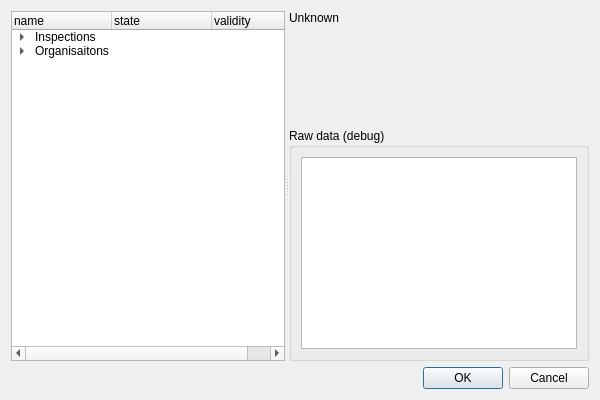
<?xml version="1.0" encoding="UTF-8"?>
<ui version="4.0">
 <class>Dialog</class>
 <widget class="QDialog" name="Dialog">
  <property name="geometry">
   <rect>
    <x>0</x>
    <y>0</y>
    <width>600</width>
    <height>400</height>
   </rect>
  </property>
  <property name="sizePolicy">
   <sizepolicy hsizetype="MinimumExpanding" vsizetype="MinimumExpanding">
    <horstretch>0</horstretch>
    <verstretch>0</verstretch>
   </sizepolicy>
  </property>
  <property name="minimumSize">
   <size>
    <width>600</width>
    <height>400</height>
   </size>
  </property>
  <property name="windowTitle">
   <string>TWW interlis import</string>
  </property>
  <layout class="QVBoxLayout" name="verticalLayout">
   <item>
    <widget class="QSplitter" name="splitter">
     <property name="orientation">
      <enum>Qt::Horizontal</enum>
     </property>
     <widget class="QTreeWidget" name="treeWidget">
      <property name="sizePolicy">
       <sizepolicy hsizetype="Expanding" vsizetype="Preferred">
        <horstretch>0</horstretch>
        <verstretch>0</verstretch>
       </sizepolicy>
      </property>
      <property name="headerHidden">
       <bool>false</bool>
      </property>
      <attribute name="headerStretchLastSection">
       <bool>false</bool>
      </attribute>
      <column>
       <property name="text">
        <string>name</string>
       </property>
      </column>
      <column>
       <property name="text">
        <string>state</string>
       </property>
      </column>
      <column>
       <property name="text">
        <string>validity</string>
       </property>
      </column>
      <item>
       <property name="text">
        <string>Inspections</string>
       </property>
       <property name="text">
        <string/>
       </property>
       <property name="text">
        <string/>
       </property>
       <item>
        <property name="text">
         <string>a</string>
        </property>
        <property name="text">
         <string/>
        </property>
        <property name="text">
         <string/>
        </property>
       </item>
       <item>
        <property name="text">
         <string>b</string>
        </property>
        <property name="text">
         <string/>
        </property>
        <property name="text">
         <string/>
        </property>
       </item>
       <item>
        <property name="text">
         <string>c</string>
        </property>
        <property name="text">
         <string/>
        </property>
        <property name="text">
         <string/>
        </property>
       </item>
      </item>
      <item>
       <property name="text">
        <string>Organisaitons</string>
       </property>
       <property name="text">
        <string/>
       </property>
       <property name="text">
        <string/>
       </property>
       <item>
        <property name="text">
         <string>a</string>
        </property>
        <property name="text">
         <string/>
        </property>
        <property name="text">
         <string/>
        </property>
       </item>
       <item>
        <property name="text">
         <string>b</string>
        </property>
        <property name="text">
         <string/>
        </property>
        <property name="text">
         <string/>
        </property>
       </item>
       <item>
        <property name="text">
         <string>c</string>
        </property>
        <property name="text">
         <string/>
        </property>
        <property name="text">
         <string/>
        </property>
       </item>
      </item>
     </widget>
     <widget class="QWidget" name="layoutWidget">
      <layout class="QVBoxLayout" name="verticalLayout_2">
       <item>
        <widget class="QLabel" name="validityLabel">
         <property name="styleSheet">
          <string notr="true">b</string>
         </property>
         <property name="text">
          <string>Unknown</string>
         </property>
         <property name="wordWrap">
          <bool>true</bool>
         </property>
         <property name="margin">
          <number>7</number>
         </property>
        </widget>
       </item>
       <item>
        <widget class="QStackedWidget" name="stackedWidget">
         <widget class="QWidget" name="page"/>
         <widget class="QWidget" name="page_2"/>
        </widget>
       </item>
       <item>
        <widget class="QgsCollapsibleGroupBox" name="debugGroupBox">
         <property name="title">
          <string>Raw data (debug)</string>
         </property>
         <property name="collapsed" stdset="0">
          <bool>true</bool>
         </property>
         <layout class="QVBoxLayout" name="verticalLayout_3">
          <item>
           <widget class="QTextEdit" name="debugTextEdit"/>
          </item>
         </layout>
        </widget>
       </item>
      </layout>
     </widget>
    </widget>
   </item>
   <item>
    <widget class="QDialogButtonBox" name="buttonBox">
     <property name="orientation">
      <enum>Qt::Horizontal</enum>
     </property>
     <property name="standardButtons">
      <set>QDialogButtonBox::Cancel|QDialogButtonBox::Ok</set>
     </property>
    </widget>
   </item>
  </layout>
 </widget>
 <customwidgets>
  <customwidget>
   <class>QgsCollapsibleGroupBox</class>
   <extends>QGroupBox</extends>
   <header>qgscollapsiblegroupbox.h</header>
   <container>1</container>
  </customwidget>
 </customwidgets>
 <resources/>
 <connections>
  <connection>
   <sender>buttonBox</sender>
   <signal>accepted()</signal>
   <receiver>Dialog</receiver>
   <slot>accept()</slot>
   <hints>
    <hint type="sourcelabel">
     <x>248</x>
     <y>254</y>
    </hint>
    <hint type="destinationlabel">
     <x>157</x>
     <y>274</y>
    </hint>
   </hints>
  </connection>
  <connection>
   <sender>buttonBox</sender>
   <signal>rejected()</signal>
   <receiver>Dialog</receiver>
   <slot>reject()</slot>
   <hints>
    <hint type="sourcelabel">
     <x>316</x>
     <y>260</y>
    </hint>
    <hint type="destinationlabel">
     <x>286</x>
     <y>274</y>
    </hint>
   </hints>
  </connection>
 </connections>
</ui>
